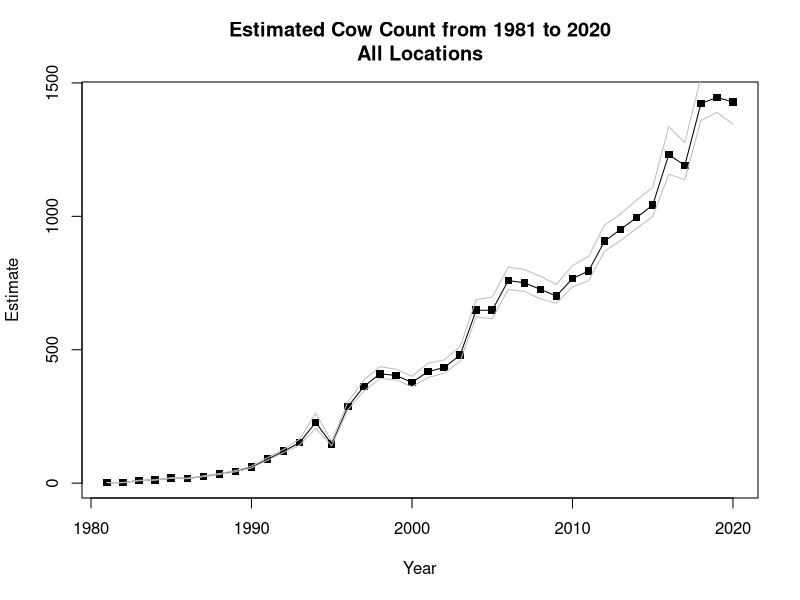
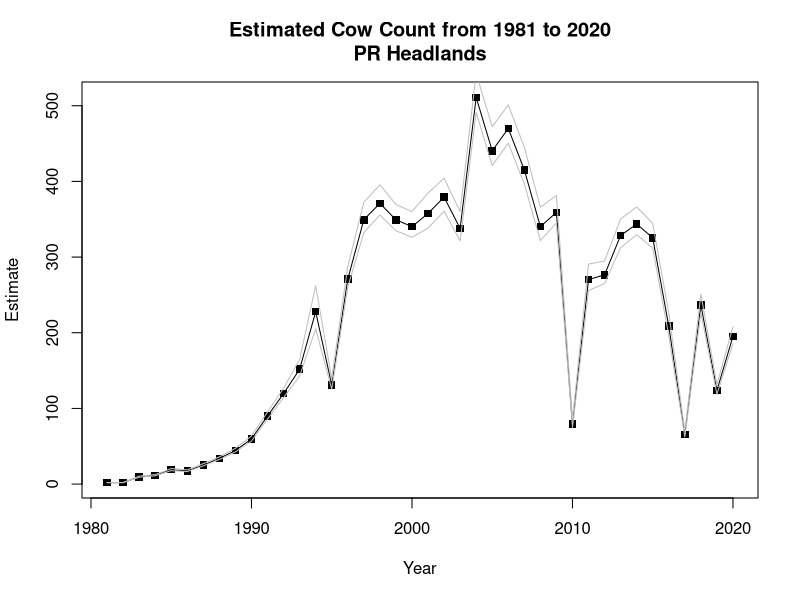
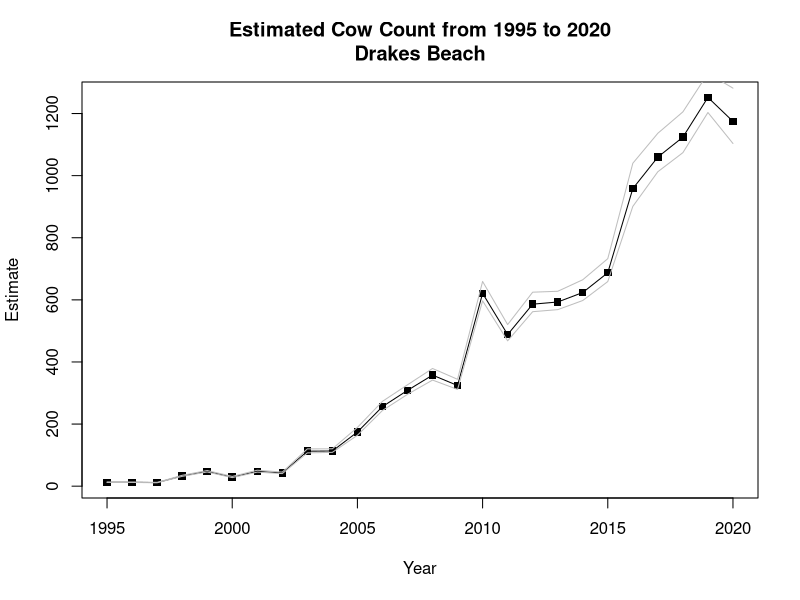
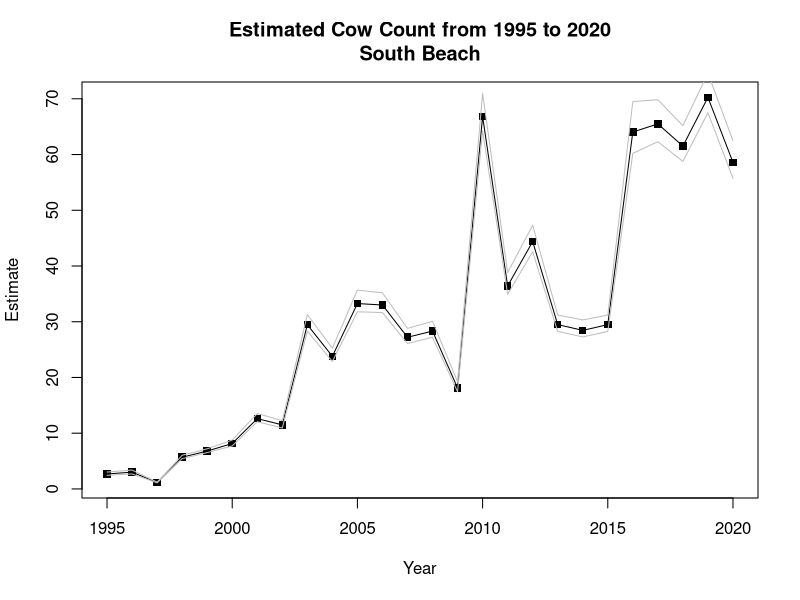

Source code (R) for these figures, in order:
library("readxl")
library(dplyr)

setwd("~/Internship Summer 2021")
seals <- read_excel("Eseal_1981-2020.xlsx")
# get rid of weird column
seals <- subset(seals, select = -(...6))
# get rid of deadpup (550 instances)
seals <- subset(seals, Age !="DEADPUP")

# to get the Date into POSIXlt which has nice access to year/month/day use: strptime(seals$Date, format="%Y-%m-%d")
# currently stored as POSIXct which has nice storage in data frames but hard for us to work with
# access month using $mon, year using $year and day using $mday
# remember zero based indexing so Jan is 0 and Dec is 11
# year starts at 1900 so 1981 is actually 81 when you use $year

seals_date <- strptime(seals$Date, format="%Y-%m-%d")

# months included in the data set:
unique(seals_date$mon)
# returns 0 (Jan), 1 (Feb), 2 (March), 10 (Nov), 11 (Dec)

# write a function to get each season defined as November Year1 to March Year2
# for example season 0 is Nov 1980 to March 1981, season 1 is Nov 1981 to March 1982... season 9 is Nov 1989 to March 1990... season 39 is Nov 2019 to March 2020
# works for dates passed in as POSIXlt

get_season <- function(date) {
  if (date$mon > 6) {season <- date$year - 80}
  else season <- date$year - 81 
  return(season)
}

# function that does get_season on every item in a list
get_season_all <- function(lst) {
  vec <- vector("list", length(lst))
  for (i in 1:length(lst)) {
    vec[[i]] <- get_season(lst[[i]])
  }
  return(vec)
}

# now that we have the seasons we can add them to the tables
seals$season <- get_season_all(seals_date)
#get rid of space in col name
colnames(seals)[5] <- "Survey_Type"
cows <- subset(seals, Age == "COW")

# grab cows by location and add month_day
PRcows <- subset(cows, Location == "PR Headlands")
PRcows$month_day <- format(PRcows$Date, format="%m-%d")

DBcows <- subset(cows, Location == "Drakes Beach")
DBcows$month_day <- format(DBcows$Date, format="%m-%d")

SBcows <- subset(seals, Age == "COW" & Location == "South Beach")
SBcows$month_day <- format(SBcows$Date, format="%m-%d")

# from Condit
Date <- format(seq(as.Date("1981-01-11"), as.Date("1981-02-08"), by="days"), format="%m-%d")
Multiplier <- c(2.295, 2.107, 1.946, 1.810, 1.693, 1.593, 1.507, 1.434, 1.372, 1.319, 1.274, 1.236, 1.206, 1.181, 1.161, 1.147, 1.138, 1.133, 1.134, 1.139, 1.149, 1.165, 1.186, 1.214, 1.249, 1.292, 1.343, 1.405, 1.479)
Upper <- c(2.678, 2.427, 2.222, 2.056, 1.916, 1.797, 1.696, 1.606, 1.528, 1.463, 1.406, 1.357, 1.316, 1.283, 1.254, 1.230, 1.213, 1.203, 1.200, 1.207, 1.225, 1.253, 1.287, 1.328, 1.378, 1.427, 1.513, 1.597, 1.702)
Lower <- c(1.888, 1.762, 1.650, 1.555, 1.472, 1.401, 1.340, 1.290, 1.246, 1.210, 1.179, 1.154, 1.133, 1.116, 1.104, 1.096, 1.091, 1.089, 1.087, 1.088, 1.093, 1.102, 1.115, 1.134, 1.159, 1.190, 1.228, 1.276, 1.333)
multiplierTable <- data.frame(Date=Date, Lower=Lower, Multiplier=Multiplier, Upper=Upper)

# function to estimate the population using Condit et al.
# not sure how to vectorize so it only works for rows of a table, not a whole table
# returns 0 if the date is out of the range Condit provided
estimate_pop <- function(row, multTbl) {
  if (row$month_day %in% multTbl$Date) {
    m <- multTbl$Multiplier[multTbl$Date == row$month_day] 
    return(m * row$Count)
  } else {
    return(0)
  }
}

# function for lower bound
estimate_pop_lower <- function(row, multTbl) {
  if (row$month_day %in% multTbl$Date) {
    m <- multTbl$Lower[multTbl$Date == row$month_day] 
    return(m * row$Count)
  } else {
    return(0)
  }
}

# function for upper bound
estimate_pop_upper <- function(row, multTbl) {
  if (row$month_day %in% multTbl$Date) {
    m <- multTbl$Upper[multTbl$Date == row$month_day] 
    return(m * row$Count)
  } else {
    return(0)
  }
}

# function that estimates the population for a table
estimate_pop_table <- function(table, multTbl) {
  vec <- numeric()
  lower <- numeric()
  upper <- numeric()
  for (i in 1:nrow(table)) {
    row <- table[i, ]
    est <- estimate_pop(row, multTbl)
    l <- estimate_pop_lower(row, multTbl)
    u <- estimate_pop_upper(row, multTbl)
    vec <- c(vec, est)
    lower <- c(lower, l)
    upper <- c(upper, u)
  }
  table$estimate <- vec
  table$lower <- lower
  table$upper <- upper
  return(table)
}

PRcows <- estimate_pop_table(PRcows, multiplierTable)

DBcows <- estimate_pop_table(DBcows, multiplierTable)

SBcows <- estimate_pop_table(SBcows, multiplierTable)


# determine which seasons don't fall into the date range now given by Sarah Codde: Jan 26 to Feb 2
peakDays <- format(seq(as.Date("1981-01-26"), as.Date("1981-02-02"), by="days"), format="%m-%d")

validate_dates <- function(table) {
  valid <- logical()
  for (i in 1:nrow(table)) {
    row <- table[i, ]
    isit <- row$month_day %in% peakDays
    valid <- c(valid, isit)
  }
  table$valid_date <- valid
  return(table)
}

PRcows <- validate_dates(PRcows)

DBcows <- validate_dates(DBcows)

SBcows <- validate_dates(SBcows)

# determine which years/seasons have observations during the peak Days
# returns a list of booleans where each element is a boolean value and named the season it corresponds to
valid_seasons <- function(table) {
  seasons <- unique(table$season) 
  vec <- vector("list", length(seasons))
  names(vec) <- seasons
    for (i in 1:length(seasons)) {
      tb <- subset(table, season == seasons[[i]]) 
      for (j in 1:nrow(tb)) {
        row <- tb[j, ]
        if (row$valid_date == TRUE) {
          vec[[i]] <- TRUE
        } 
      }
      if (is.null(vec[[i]])) {
        vec[[i]] <- FALSE
      }
    }
  return(vec)
}

# takes in a list returned by valid_seasons and a table with all counts for a location
# returns max counts in peakDays if they exist, if they don't take max count
get_max <- function(list, table) {
  df <- data.frame(Date=as.Date(character()), Location=character(), Age=character(), Count=numeric(), Survey_Type=character(), season=numeric(), month_day=character(), estimate=numeric(), lower=numeric(), upper=numeric(), valid_date=logical())
  for (i in 1:length(list)) {
    tb <- subset(table, season == as.numeric(names(list)[i]))
    if (list[[i]]) { #you do have a valid date for that season
      tb <- subset(tb, month_day %in% peakDays)
    } 
    tb <- tb %>% slice(which.max(Count))
    df <- rbind(df, tb)
  }
  return(df)
}

PRvalszn <- valid_seasons(PRcows)
PRcows_max_count <- get_max(PRvalszn, PRcows)
#season 2 only has observations before peakDays,  here uses max count

PRcows0 <- subset(PRcows, season == 0)
# three observations on Jan 6, 7, 8 all with a count of 2, set estimate and CI to 2 as well
PRcows_max_count$estimate[PRcows_max_count$season == 0] <- PRcows0$Count[1]
PRcows_max_count$lower[PRcows_max_count$season == 0] <- PRcows0$Count[1]
PRcows_max_count$upper[PRcows_max_count$season == 0] <- PRcows0$Count[1]

PRcows1 <- subset(PRcows, season == 1)
# highest count of 2 occurs on Jan 6, 7, 9, and 11, set estimate and CI to 2 as well
PRcows_max_count$estimate[PRcows_max_count$season == 1] <- PRcows1$Count[PRcows1$month_day == "01-11"]
PRcows_max_count$lower[PRcows_max_count$season == 1] <- PRcows1$Count[PRcows1$month_day == "01-11"]
PRcows_max_count$upper[PRcows_max_count$season == 1] <- PRcows1$Count[PRcows1$month_day == "01-11"]
PRcows_max_count$month_day[PRcows_max_count$season == 1] <- "01-11"
PRcows_max_count$Date[PRcows_max_count$season == 1] <- PRcows1$Date[5]

PRcows13 <- subset(PRcows, season == 13)
# no counts between 1/14 and 2/9
# max count occurs on Feb 9 with a count of 154
# use the Feb 9 count * Feb 8 multiplier (because it's only one day off)
PRcows_max_count$estimate[PRcows_max_count$season == 13] <- PRcows13$Count[PRcows13$month_day == "02-09"] * multiplierTable$Multiplier[multiplierTable$Date == "02-08"]
PRcows_max_count$upper[PRcows_max_count$season == 13] <- PRcows13$Count[PRcows13$month_day == "02-09"] * multiplierTable$Upper[multiplierTable$Date == "02-08"]
PRcows_max_count$lower[PRcows_max_count$season == 13] <- PRcows13$Count[PRcows13$month_day == "02-09"] * multiplierTable$Lower[multiplierTable$Date == "02-08"]


DBvalszn <- valid_seasons(DBcows)
DBcows_max_count <- get_max(DBvalszn, DBcows)
# guidance from Sarah Codde on season 39: "I'm pretty confident we missed the peak due to bad visibility (fog) 
# and then there was a quick drop off in numbers by 1/31. I think the count on 1/23 is a true peak. I think this 
# should be the one exception (to taking dates between 1/26 and 2/2) and we should keep this one."
# check with Ben though 
# current code goes to 1/31 for count (932)/estimate (1070.868) this switches to 1/23
DB39 <- subset(DBcows, season == 39)
DBcows_max_count$Date[DBcows_max_count$season == 39] <- DB39$Date[DB39$month_day == "01-23"]
DBcows_max_count$month_day[DBcows_max_count$season == 39] <-  "01-23"
DBcows_max_count$valid_date[DBcows_max_count$season == 39] <- FALSE
DBcows_max_count$Count[DBcows_max_count$season == 39] <- DB39$Count[DB39$month_day == "01-23"] #974
DBcows_max_count$estimate[DBcows_max_count$season == 39] <- DB39$estimate[DB39$month_day == "01-23"] #1174.644
DBcows_max_count$lower[DBcows_max_count$season == 39] <- DB39$lower[DB39$month_day == "01-23"]
DBcows_max_count$upper[DBcows_max_count$season == 39] <- DB39$upper[DB39$month_day == "01-23"]
  
  
SBvalszn <- valid_seasons(SBcows)
SBcows_max_count <- get_max(SBvalszn, SBcows)
#SB seasons 14/15 okay as is because few observations

# calculate totals across locations for cows
# pass in tbales for each location and col as a string 
total_max_count <- function(PR, SB, DB, col) {
  vec <- vector("list", 40)
  for (i in 0:39) {
    a <- PR[[col]][PR$season == i]
    if (identical(a, numeric(0))) { a <- 0}
    b <- SB[[col]][SB$season == i]
    if (identical(b, numeric(0))) { b <- 0}
    c <- DB[[col]][DB$season == i]
    if (identical(c, numeric(0))) { c <- 0}
    vec[[i+1]] <- a + b + c # lists aren't zero indexed here
  }
  return(vec)
}

# total max count for all locations
cow_max_total <- total_max_count(PRcows_max_count, SBcows_max_count, DBcows_max_count, "Count")
# estimations
cow_est_total <- total_max_count(PRcows_max_count, SBcows_max_count, DBcows_max_count, "estimate")
cow_est_lower_total <- total_max_count(PRcows_max_count, SBcows_max_count, DBcows_max_count, "lower")
cow_est_upper_total <- total_max_count(PRcows_max_count, SBcows_max_count, DBcows_max_count, "upper")


# plot total estimates and max counts for each season
plot(1981:2020, cow_est_total, main="Estimated Cow Count from 1981 to 2020\nAll Locations", xlab="Year", ylab='Estimate', pch=15)
lines(1981:2020, cow_est_total)
lines(1981:2020, cow_est_lower_total, col="grey")
lines(1981:2020, cow_est_upper_total, col="grey")

# can also plot for each location
# these plots will plot 0 for missing estimates
plot(1981:2020, PRcows_max_count$estimate, main="Estimated Cow Count from 1981 to 2020\nPR Headlands", xlab="Year", ylab='Estimate', pch=15)
lines(1981:2020, PRcows_max_count$estimate)
lines(1981:2020, PRcows_max_count$lower, col="grey")
lines(1981:2020, PRcows_max_count$upper, col="grey")
plot(1995:2020, DBcows_max_count$estimate, main="Estimated Cow Count from 1995 to 2020\nDrakes Beach", xlab="Year", ylab='Estimate', pch=15)
lines(1995:2020, DBcows_max_count$estimate)
lines(1995:2020, DBcows_max_count$lower, col="grey")
lines(1995:2020, DBcows_max_count$upper, col="grey")
plot(1995:2020, SBcows_max_count$estimate, main="Estimated Cow Count from 1995 to 2020\nSouth Beach", xlab="Year", ylab='Estimate', pch=15)
lines(1995:2020, SBcows_max_count$estimate)
lines(1995:2020, SBcows_max_count$lower, col="grey")
lines(1995:2020, SBcows_max_count$upper, col="grey")


